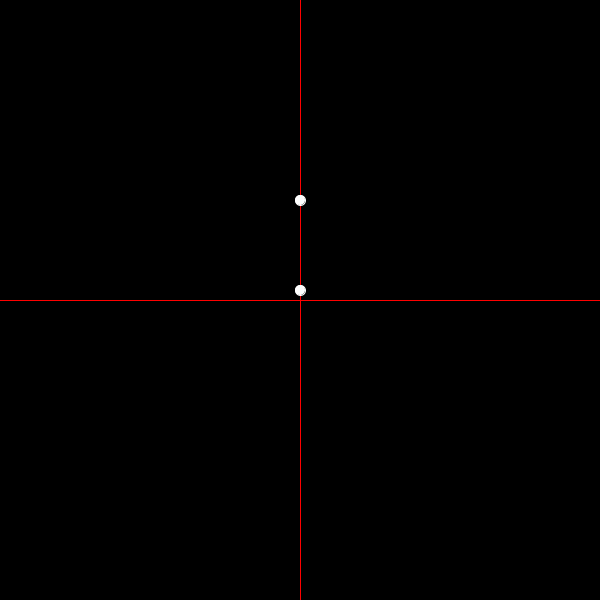
Frame 1 (no input)
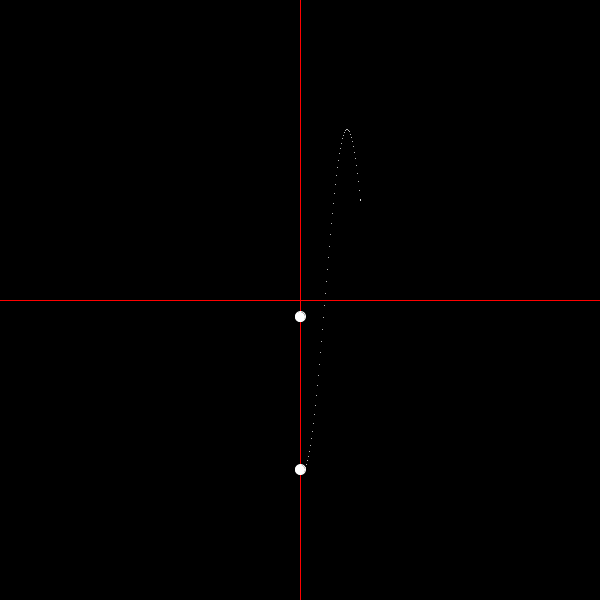
Frame 60 (the mouse pressed at the canvas centre just before this capture)
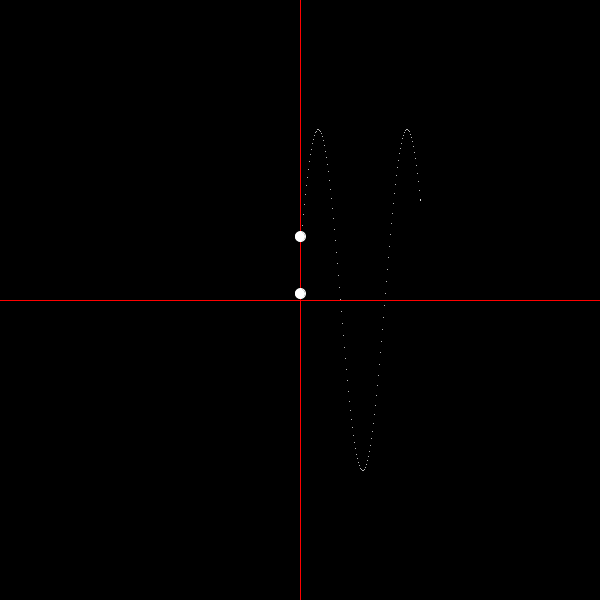
Frame 120 (the mouse held since frame 60 and released just before this capture)

The Processing sketch that drew these frames (run headless with seeded random() and noise(); from frame 60 on, the mouse is pressed at the canvas centre):

// Processing sketch: numericalorder2
// ── numericalorder2.pde
float dx = .01;
float m = -50;

float yPrev;
float yCur;

float y2Prev;
float y2Cur;

ArrayList<Float> graph;

void setup() {
  size(600,600);
  yCur = 100;
  yPrev = 90;
  
  y2Cur = 10;
  y2Prev = 9;
  graph = new ArrayList<Float>();
}

void draw() {
  background(0);
  translate(width/2, height/2);
  scale(1,-1);
  graph.add(yCur);
  displayGraph();
  displayAxis();
  displayBall();
  displayBall2();
}

void displayGraph() {
  for (int i = 0; i < graph.size(); i++) {
     point(graph.size() - i, graph.get(i)); 
  }
}

void displayAxis() {
  stroke(255,0,0);
  line(-width, 0, width, 0);
  line(0, -height, 0, height);
}

void displayBall() {
  stroke(255,255,255,255);
  ellipse(0, yCur, 10, 10);
  float hold = yCur;
  yCur = update(yCur, yPrev);
  yPrev = hold;
}

void displayBall2() {
  stroke(255,255,255,255);
  ellipse(0, y2Cur, 10, 10);
  float hold = y2Cur;
  y2Cur = update(y2Cur, y2Prev);
  y2Prev = hold;
}

float update(float yCur, float yPrev) {
  return m*yCur*dx*dx + 2*yCur - yPrev; 
}
